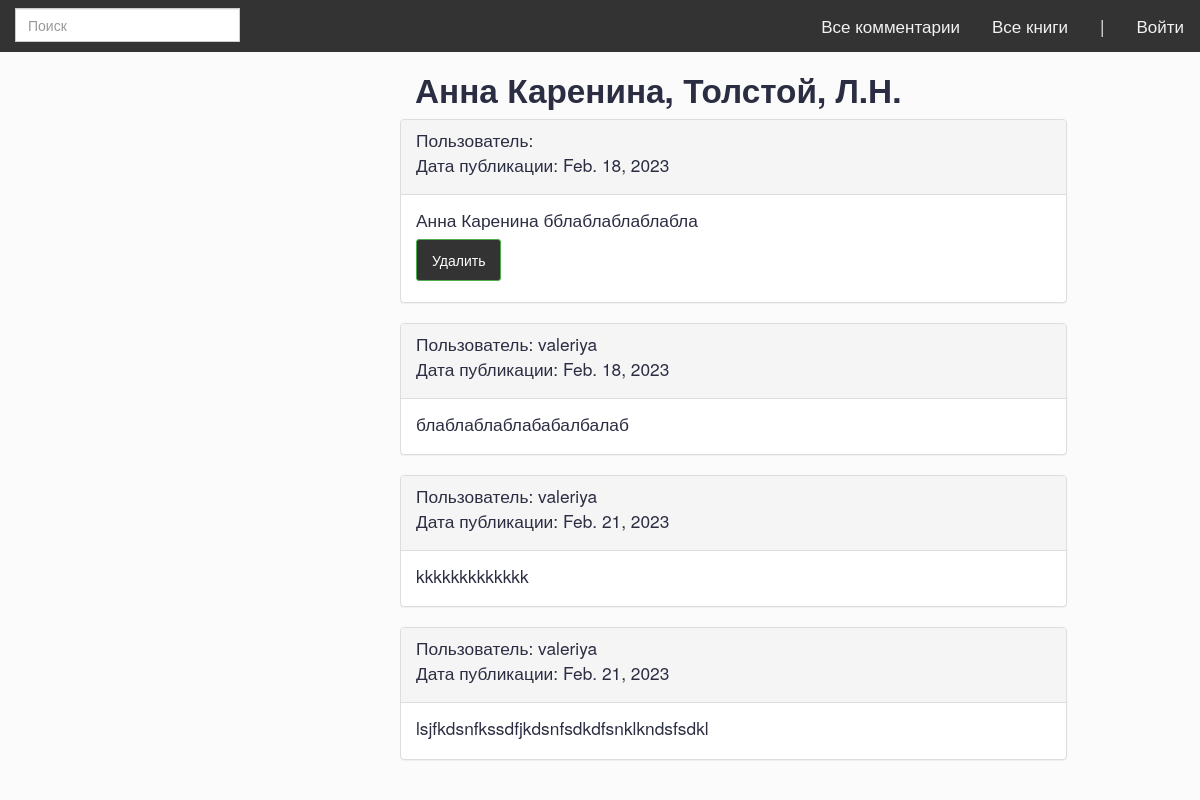
Page /home/1 on the earlier database version.
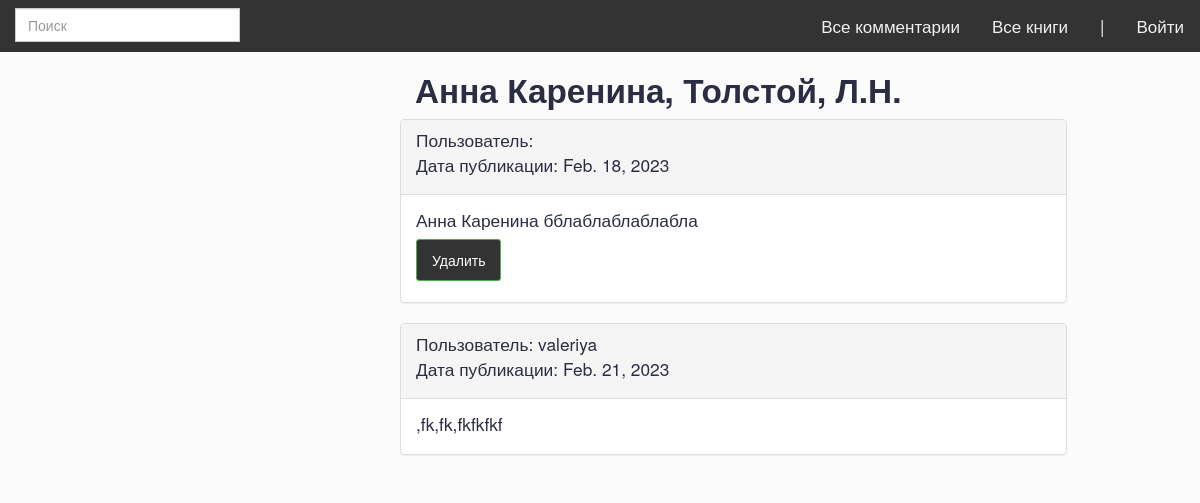
Same page on the later database version.
### polls/models.py (models this page shows, shortened)
class Book(models.Model):
    author = models.CharField(max_length=200)
    book_name = models.CharField(max_length=200)
    date_published = models.IntegerField()
    class Meta:
        ordering = ["book_name", "author"]

class Comment(models.Model):
    comment = models.CharField(max_length=2000)
    book = models.ForeignKey(Book, null=True, on_delete=models.DO_NOTHING)
    date_published = models.DateField(auto_now=True)
    user = models.ForeignKey(User, null=True, on_delete=models.DO_NOTHING)
    class Meta:
        db_table = "comment"

### polls/views.py (the view)
# urls.py: path('home/<str:pk>', views.GetComment.as_view(), name='book_detail'),
class GetComment(generic.DetailView):
    model = Comment
    template_name = 'polls/comment_detail.html'
    def get(self, request, pk):
        name = Book.objects.get(id=pk)
        user = request.user
        comments = Comment.objects.filter(book=pk)
        return render(request, self.template_name,
                      {'comments': comments, 'user': user, "book_name": name,})

### polls/templates/polls/comment_detail.html (shortened to what this page needs)
{% extends "polls/base_generic.html" %}
{% block content %}
<article>
    <h1>{{ book_name.book_name }}, {{book_name.author}} </h1>
</article>
{% if comments%}
{% for comment in comments %}
<div class="row" id="{{ comment.id }}">
    <div class="col-md-{{ comment.get_col }} col-md-offset-{{ comment.get_offset }}">
        <div class="panel panel-default">
            <div class="panel-heading">
                <h2>Пользователь: {{ comment.user.username }}</h2>
                <h2><p>Дата публикации: {{ comment.date_published }}</p></h2>
            </div>
            <div class="panel-body">
                <h2>
                    <div>{{ comment.comment }}</div>
                    {% if comment.user.id == request.user.id %}
                        <a href="{%  url 'book_del_com' book_name.id comment.id %}">
                            <button type="submit" class="btn btn-success"> Удалить</button>
                        </a>
                    {% endif %}
                </h2>
            </div>
        </div>
    </div>
</div>
{% endfor %}
{% else %}
<p><h2>Пока нет ни одного комментария. Будь первой!</p></h2>
{% endif %}
{% endblock %}

### polls/templates/polls/base_generic.html (shortened to what this page needs)
<!DOCTYPE html>
{% load bootstrap4 %}
<html lang="ru">
<link rel="stylesheet" href="https://cdnjs.cloudflare.com/ajax/libs/twitter-bootstrap/3.3.7/css/bootstrap.min.css" />
{% load static %}
<link rel="stylesheet" href="{% static 'css/styles.css' %}">
<header>
<div class="topnav">
   {% if user.is_authenticated %}
   <a href="{% url 'logout'%}?next={{request.path}}">{{ user.get_username }}</a>
   {% else %}
   <a href="{% url 'login'%}?next={{request.path}}">Войти</a>
   {% endif %}
   <a>|</a>
  <a href="{% url 'home' %}">Все книги</a>
  <a href="{% url 'comments' %}">Все комментарии</a>
  <form class="navbar-form navbar-left" action="{% url 'search' %}" method="GET">
        <input autocomplete="off" type="text" name="q" class="form-control"
          placeholder='Поиск' style="min-width: 225px;" />
      </form>
</div>
</header>
<body>
      <div style="padding-left:400px">
          <div class="col-sm-10 ">
              {% block content %}{% endblock %}
          </div>
      </div>
</body>
</html>

### polls/static/css/styles.css (style rules this page uses)
.topnav { overflow: hidden; background-color: #333; }
.topnav a { float: right; display: block; color: #f2f2f2; text-align: center; padding: 14px 16px; text-decoration: none; font-size: 17px; }
body { background-color: #fbfbfb; }
h1 { color: #2B2D42; font-weight: 700; font-size: 25pt; }
h2 { color: #2B2D42; font-weight: 400; margin: 0 0 6px; font-size: 13pt; }
.btn { display: inline-block; background: #333; color: #fff; padding: 1rem 1.5rem; text-decoration: none; border-radius: 3px; }
.form-control { -webkit-border-radius: 0; -moz-border-radius: 0; border-radius: 0; }

Differences in the rows shown:
removed Comment: user.username "valeriya", date_published "Feb. 18, 2023", comment "блаблаблаблабабалбалаб"
removed Comment: user.username "valeriya", date_published "Feb. 21, 2023", comment "kkkkkkkkkkkkk"
removed Comment: user.username "valeriya", date_published "Feb. 21, 2023", comment "lsjfkdsnfkssdfjkdsnfsdkdfsnklkndsfsdkl"
added Comment: user.username "valeriya", date_published "Feb. 21, 2023", comment ",fk,fk,fkfkfkf"
